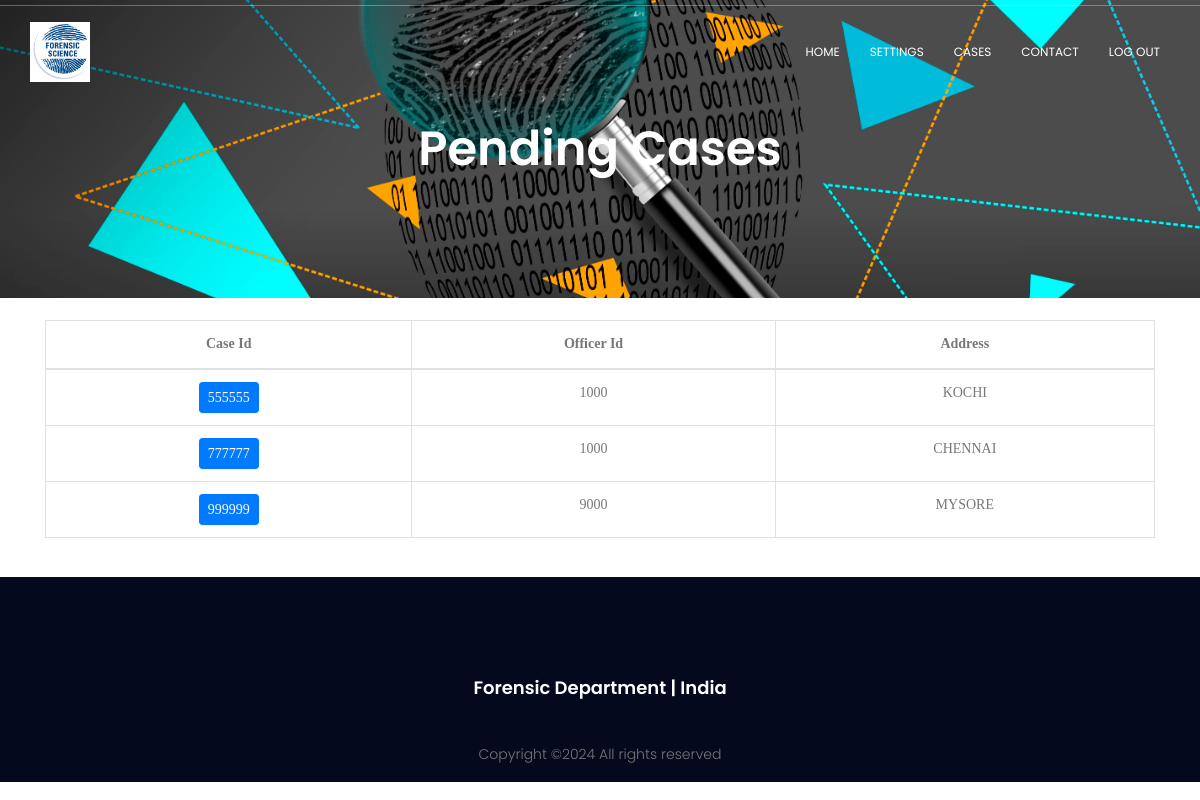
/project/casepending.php (signed in), run on the app's committed database.
### tables this page shows
CREATE TABLE `cases` (
  `CASE_ID` int(6) NOT NULL,
  `OFFICER_ID` int(4) DEFAULT NULL,
  `DATE` date NOT NULL,
  `STATUS` varchar(10) DEFAULT NULL,
  `ADDRESS` varchar(20) NOT NULL
);

### project/casepending.php (the view, shortened to what this page needs)
<?php
	require("includes/common.php");
$query = "SELECT CASE_ID, OFFICER_ID, ADDRESS
			FROM CASES
			WHERE STATUS='PENDING'";
$query_result = mysqli_query($con, $query) or die(mysqli_error($con));
?>
<!DOCTYPE html>
	<html lang="zxx" class="no-js">
	<head>
			<link rel="stylesheet" href="css/linearicons.css">
			<link rel="stylesheet" href="css/font-awesome.min.css">
			<link rel="stylesheet" href="css/bootstrap.css">
			<link rel="stylesheet" href="css/magnific-popup.css">
			<link rel="stylesheet" href="css/nice-select.css">
			<link rel="stylesheet" href="css/animate.min.css">
			<link rel="stylesheet" href="css/owl.carousel.css">
			<link rel="stylesheet" href="css/main.css">
		</head>
		<body>
			<?php
				require 'includes/header.php';
			?>
			<section class="banner-area relative" id="home">
				<div class="overlay"></div>
				<div class="container">
					<div class="row d-flex align-items-center justify-content-center">
						<div class="about-content col-lg-12">
							<h1 class="text-white">
								Pending Cases
							</h1>
						</div>
					</div>
				</div>
			</section>
			<form action="caseview.php" method="POST">
			<div class="container" >
				<br/>
				<table class="table table-hover table-bordered">
					<thead>
					<tr>
						<th style="font-family:verdana; text-align:center" scope="col"> Case Id </th>
						<th style="font-family:verdana; text-align:center" scope="col"> Officer Id </th>
						<th style="font-family:verdana; text-align:center" scope="col"> Address </th>
					</tr>
					</thead>
					<tbody>
					<?php
					while($row = mysqli_fetch_array($query_result)) { ?>
						<tr>
							<td style="font-family:verdana; text-align:center"> <input type="submit" class="btn btn-primary btn-sm" name="viewcase" value="<?php echo $row['CASE_ID']; ?>"> </td>
							<td style="font-family:verdana; text-align:center"> <?php echo $row['OFFICER_ID']; ?> </td>
							<td style="font-family:verdana; text-align:center"> <?php echo $row['ADDRESS']; ?> </td>
						</tr>
					<?php } ?>
					</tbody>
				</table>
			<br/>
			</div>
			</form>
			<?php
				require 'includes/footer.php';
			?>
	</body>
</html>

### project/css/main.css (style rules this page uses)
body { color: #777777; font-family: "Poppins", sans-serif; font-size: 14px; font-weight: 300; line-height: 1.625em; position: relative; }
h1, h2, h3, h4, h5, h6 { font-family: "Poppins", sans-serif; color: #222222; line-height: 1.2em !important; margin-bottom: 0; margin-top: 0; font-weight: 600; }
h1, .h1 { font-size: 36px; }
td, th { border-radius: 0px; }
.text-white { color: #fff; }
.relative { position: relative; }
.overlay { position: absolute; left: 0; right: 0; top: 0; bottom: 0; }
h1 { font-size: 36px; }
h1, h2, h3, h4, h5, h6 { line-height: 1.5em; }
.banner-area { background: url(../img/header-bg.jpg) center; background-size: cover; }
.about-content { padding: 120px 0px; text-align: center; }
.about-content h1 { font-size: 48px; font-weight: 600; }

### data on the page
cases: viewcase "555555", OFFICER_ID "1000", ADDRESS "KOCHI"
cases: viewcase "777777", OFFICER_ID "1000", ADDRESS "CHENNAI"
cases: viewcase "999999", OFFICER_ID "9000", ADDRESS "MYSORE"
